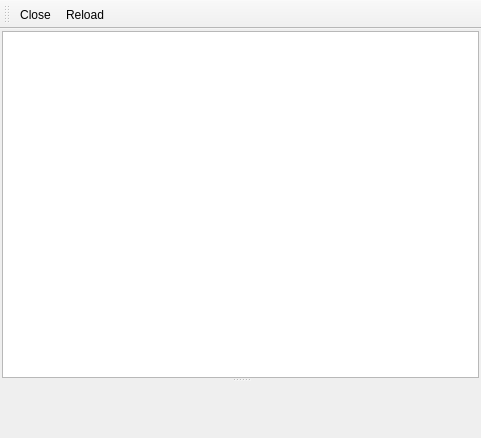
<ui version="4.0" >
 <class>MainWindow</class>
 <widget class="QMainWindow" name="MainWindow" >
  <property name="geometry" >
   <rect>
    <x>0</x>
    <y>0</y>
    <width>481</width>
    <height>438</height>
   </rect>
  </property>
  <property name="windowTitle" >
   <string>hg FileViewer</string>
  </property>
  <widget class="QWidget" name="centralwidget" >
   <property name="geometry" >
    <rect>
     <x>0</x>
     <y>33</y>
     <width>481</width>
     <height>405</height>
    </rect>
   </property>
   <layout class="QVBoxLayout" name="verticalLayout" >
    <property name="margin" >
     <number>2</number>
    </property>
    <item>
     <widget class="QSplitter" name="splitter" >
      <property name="orientation" >
       <enum>Qt::Vertical</enum>
      </property>
      <widget class="HgRepoView" name="tableView_revisions" >
       <property name="alternatingRowColors" >
        <bool>true</bool>
       </property>
       <property name="selectionMode" >
        <enum>QAbstractItemView::SingleSelection</enum>
       </property>
       <property name="selectionBehavior" >
        <enum>QAbstractItemView::SelectRows</enum>
       </property>
       <property name="showGrid" >
        <bool>false</bool>
       </property>
       <property name="gridStyle" >
        <enum>Qt::NoPen</enum>
       </property>
      </widget>
      <widget class="HgFileView" native="1" name="textView" />
     </widget>
    </item>
   </layout>
  </widget>
  <widget class="QToolBar" name="toolBar_edit" >
   <property name="geometry" >
    <rect>
     <x>0</x>
     <y>0</y>
     <width>481</width>
     <height>33</height>
    </rect>
   </property>
   <property name="windowTitle" >
    <string>toolBar</string>
   </property>
   <attribute name="toolBarArea" >
    <enum>TopToolBarArea</enum>
   </attribute>
   <attribute name="toolBarBreak" >
    <bool>false</bool>
   </attribute>
   <addaction name="actionClose" />
   <addaction name="actionReload" />
  </widget>
  <action name="actionClose" >
   <property name="text" >
    <string>Close</string>
   </property>
   <property name="shortcut" >
    <string>Ctrl+Q</string>
   </property>
  </action>
  <action name="actionReload" >
   <property name="text" >
    <string>Reload</string>
   </property>
   <property name="shortcut" >
    <string>Ctrl+R</string>
   </property>
  </action>
 </widget>
 <customwidgets>
  <customwidget>
   <class>HgRepoView</class>
   <extends>QTableView</extends>
   <header>hgrepoview.h</header>
  </customwidget>
  <customwidget>
   <class>HgFileView</class>
   <extends>QWidget</extends>
   <header>hgfileview.h</header>
   <container>1</container>
  </customwidget>
 </customwidgets>
 <resources/>
 <connections/>
</ui>
